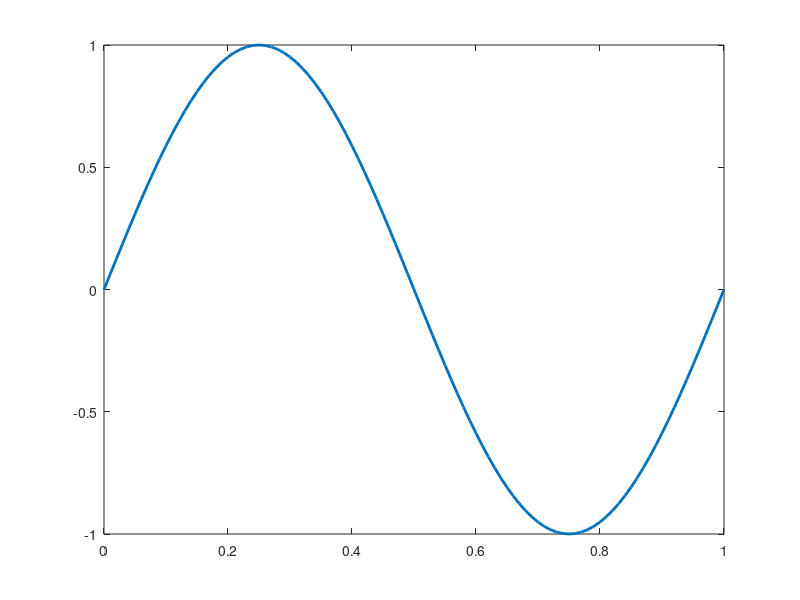

Source code (MATLAB): (Note: this script raises an error after producing the figure.)
%%  Basics
%------------ EXTRAS
%pwd %gives the current working directory
%cd C:\\ %goes to a different working directory
%lookfor inverse %search for a command
%help inv %gives the manual page for a command
%------------
clear %clear the variables in the workspace
clc %clears the command window

A = [1 2 3; 4 5 6; 7 8 9]
B = [2 2 3; 2 3 2; 3 2 2]

A .* B %multiplies each one
A ./ B %divides each one
A * B %normal matrix multiplication



C = transpose(A) %transposed matrix
inverse = inv(A)

%whos %info on the workspace

%% Search for elements
clc
clear

A = [1 2 3; 4 5 6; 7 8 9] 
A(2,3) %second row, third column
z = A(:,1)
z2 = A(2, :)

%% Search by index
clc
clear
A = randn(3,3)
[i,j] = find(A>0) %gives the rows and column pairs where A>0


%% Logical Arrays
clc
clear
A = randn(3,3)
logicmatrix = (A > 0)

(A(: ,1) > 0)
B = A( (A(: ,1) > 0) ,1) %gets every value of the first column that is >0


%% Concatenate Matrixes
clc
clear
A = rand(2,2)
B = ones(2,1) %makes a 2x1

C = [A B]
D = [A;transpose(B)]

%% Max and min functions
clc
clear
A = rand(3,3)
maxincolumn = max(A)
minincolumn = min(A)

%% Plots
clc
clear
t = 0:0.01:1 ;
t1 = linspace(0, 1, 101); %begin, end, amount of elements
y = sin(2*pi*t);

%plot(t,y) %plot(xaxis,yaxis, 'parameter', valueOfParameter)
plot(t,y,'LineWidth', 2)

%% If, For, etc
clc
clear
for t=1:10
    t = t+t;
end

k = 0
if k==1
    k=2
else
    k=3
end

while k < 10
    k = k+1
end

%% Use of function
clc
clear
SumaMia(2,3)


